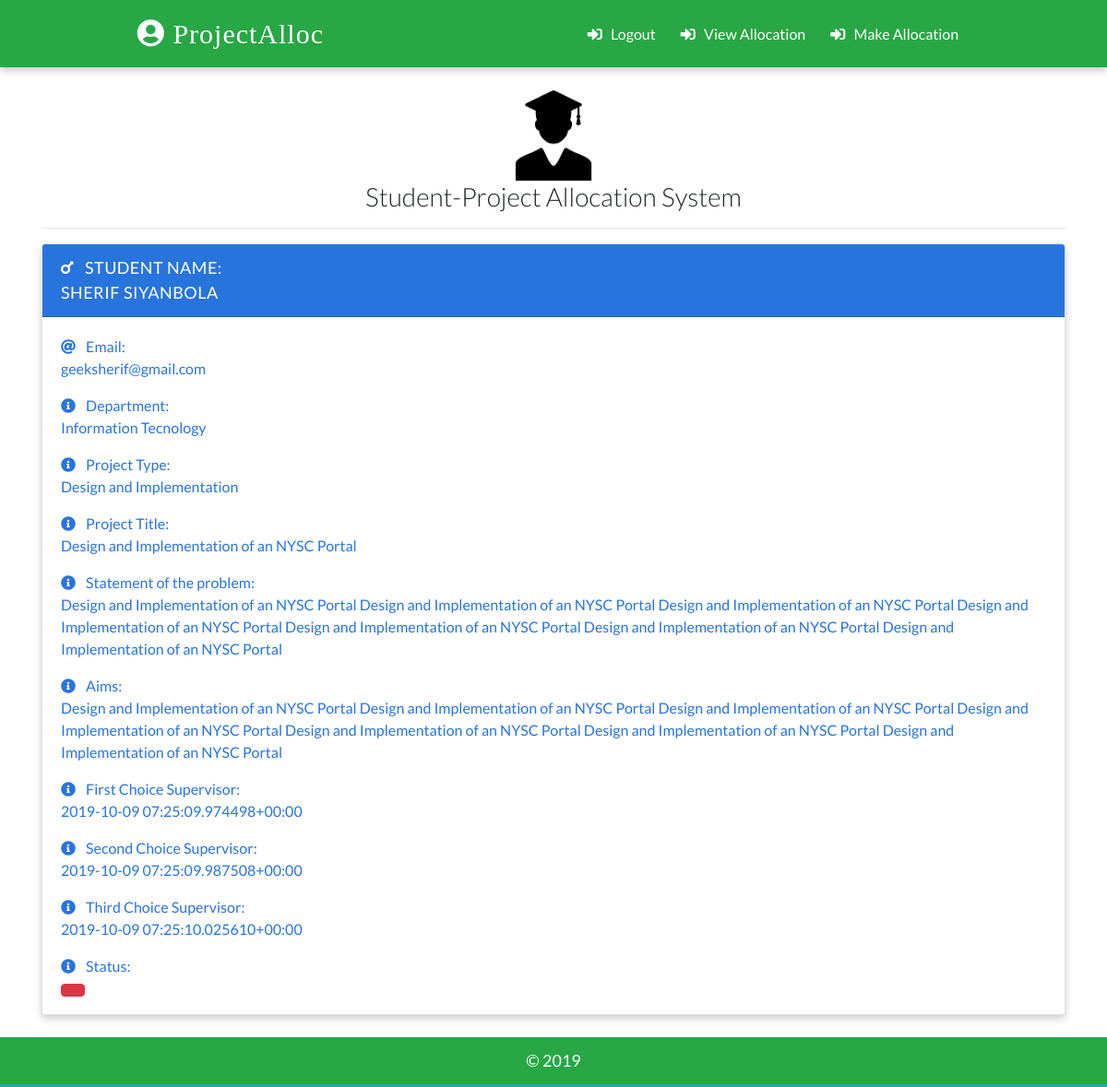
Screenshot of /project/alloc/viewalloc/ (signed in) with the database file from the repository.
### alloc/models.py (models this page shows, shortened)
class Project(models.Model):
    manager = models.ForeignKey(User, on_delete=models.CASCADE, default=None)
    regno = models.CharField(max_length=100)
    name = models.CharField(max_length=100)
    email = models.EmailField(max_length=100)
    projecttitle = models.CharField(max_length=250, null=True)
    department = models.CharField(max_length=100, choices=(
        ('Computer Science', 'Computer Science'),
        ('Information Tecnology', 'Information Tecnology'),
        ('Software Engineering', 'Software Engineering'),
        ('Cyber Security', 'Cyber Security')
    ))
    projecttype = models.CharField(max_length=100, choices=(
        ('Research Work', 'Research Work'),
        ('Design and Implementation', 'Design and Implementation' )
    ))
    statement = models.TextField()
    aims = models.TextField()
    first_choice_supervisor = models.CharField(max_length=100, choices=(
        ('prof', 'Prof Ahmad Baita Garko'),
        ('dean', 'Dr Abubakar Miyim'),
        ('hodcsc', 'Dr zaharadden'),
        ('kareem', 'Dr Abdulkareem'),
        ('lawan', 'Dr Abba Lawan'),
        ('kzr', 'Ahmad Sani Kazaure'),
        ('garko', 'Haruna Garko'),
        ('eng', 'Muhammad Abbas'),
        ('aml', 'Aminu Lawal'),
        ('mt', 'Muhammad Tukur Usman'),
        ('salisu', 'Sani Salisu')
    ))
    second_choice_supervisor = models.CharField(max_length=100, choices=(
        ('prof', 'Prof Ahmad Baita Garko'),
        ('dean', 'Dr Abubakar Miyim'),
        ('hodcsc', 'Dr zaharadden'),
        ('kareem', 'Dr Abdulkareem'),
        ('lawan', 'Dr Abba Lawan'),
        ('kzr', 'Ahmad Sani Kazaure'),
        ('garko', 'Haruna Garko'),
        ('eng', 'Muhammad Abbas'),
        ('aml', 'Aminu Lawal'),
        ('mt', 'Muhammad Tukur Usman'),
        ('salisu', 'Sani Salisu')
    ))
    third_choice_supervisor = models.CharField(max_length=100, choices=(
        ('prof', 'Prof Ahmad Baita Garko'),
        ('dean', 'Dr Abubakar Miyim'),
        ('hodcsc', 'Dr zaharadden'),
        ('kareem', 'Dr Abdulkareem'),
        ('lawan', 'Dr Abba Lawan'),
        ('kzr', 'Ahmad Sani Kazaure'),
        ('garko', 'Haruna Garko'),
        ('eng', 'Muhammad Abbas'),
        ('aml', 'Aminu Lawal'),
        ('mt', 'Muhammad Tukur Usman'),
        ('salisu', 'Sani Salisu')
    ))
    status = models.CharField(max_length=100, choices=(
        ('Review', 'Review'),
        ('Accepted', 'Accepted'),
        ('Rejected', 'Rejected')
    ))
    date_added = models.DateTimeField(default=datetime.now)
    class Meta:
        ordering = ['-id']

### alloc/views.py (the view)
# urls.py: path('project/alloc/viewalloc/', views.projectAllocView.as_view(), name="viewalloc"),
class projectAllocView(ListView):
    template_name = 'viewalloc.html'
    model = Project
    context_object_name = 'projects'
    def get_queryset(self):
        projects = super().get_queryset()
        return projects.filter(manager=self.request.user)

### templates/viewalloc.html (shortened to what this page needs)
{% extends 'base.html' %}
{% load static %}
{% block content %}
<div class="container main-part">
{% if  projects %}
{% for project in projects %}
    <div class="card boy-card">
      <div class="card-header">
        <a href="" class="text-white header-link"
          ><i class="fas fa-mars mr-2"></i> <span>Student Name: <br></span>{{project.name}} </a>
      </div>
      <div class="card-body pb-0">
        <p>
          <i class="fas fa-at mr-2"></i> <span>Email: <br></span>
          <a href="mailto:{{project.email}}">{{project.email}}</a>
        </p>
        <p><i class="fas fa-info-circle mr-2"></i> Department: <br></span> {{project.department}}</p>
        <p><i class="fas fa-info-circle mr-2"></i> Project Type: <br></span>{{project.projecttype}}</p>
        <p><i class="fas fa-info-circle mr-2"></i> Project Title: <br></span>{{project.projecttitle}}</p>
        <p><i class="fas fa-info-circle mr-2"></i> Statement of the problem: <br></span>{{project.statement}}</p>
        <p><i class="fas fa-info-circle mr-2"></i> Aims: <br></span>{{project.aims}}</p>
        <p><i class="fas fa-info-circle mr-2"></i> First Choice Supervisor: <br></span>{{project.first_choice_supervisor}}</p>
        <p><i class="fas fa-info-circle mr-2"></i> Second Choice Supervisor: <br></span>{{project.second_choice_supervisor}}</p>
        <p><i class="fas fa-info-circle mr-2"></i> Third Choice Supervisor: <br></span>{{project.third_choice_supervisor}}</p>
        <p><i class="fas fa-info-circle mr-2"></i> Status: <br></span>
        {% if project.status == "Accepted" %}
        <button class="btn btn-success">{{project.status}}</button>
        {% elif project.status == "Review" %}
        <button class="btn btn-info">{{project.status}}</button>
        {% else %}
        <button class="btn btn-danger">{{project.status}}</button>
        {% endif %}
        </p>
      </div>
    </div>
{% endfor %}
{% else %}
You do not have allocations yet
{% endif %}
</div>
{% endblock content %}

### templates/base.html (shortened to what this page needs)
{% load static %}
<!DOCTYPE html>
<html lang="en">
  <head>
    <link
      rel="stylesheet"
      href="https://stackpath.bootstrapcdn.com/bootstrap/4.2.1/css/bootstrap.min.css"
    />
    <link rel="stylesheet" href="{% static './css/main.css'%}" />
    <link
      rel="stylesheet"
      href="https://use.fontawesome.com/releases/v5.6.3/css/all.css"
    />
  </head>
  <body>
    <nav class="bg bg-success">
      <a class="logo" href="/">
        <i class="fas fa-user-circle"></i>&nbsp;ProjectAlloc
      </a>
      <p class="feature-link m-0 p-0">
      {% if request.user.is_authenticated %}
      <a href ="{% url 'logout' %}" class = "mr-4 text-white">
      <i class="fas fa-sign-in-alt"></i> &nbsp; Logout
      </a>
      <a href ="{% url 'viewalloc' %}" class = "mr-4 text-white">
      <i class="fas fa-sign-in-alt"></i> &nbsp; View Allocation
      </a>
      <a href ="{% url 'alloc' %}" class = "mr-4 text-white">
      <i class="fas fa-sign-in-alt"></i> &nbsp; Make Allocation
      </a>
      {% else %}
      <a href ="{% url 'login' %}" class = "mr-4 text-white">
      <i class="fas fa-sign-in-alt"></i> &nbsp; Login
      </a>
      </a>
      {% endif %}
      </p>
    </nav>
    <br />
    <div class="container">
    <h3 class="heading font-weight-light text-center text-default"> <img src = "{% static 'images/stud.png' %}" width="100px" height="100px"/> <br> Student-Project Allocation System</h3>
    <hr />
    </div>
    {% block content %}
    {% endblock content %}
    <footer class="mt-4 p-2 bg bg-success">
      <p class="text-center p-1 m-0">&copy; 2019 </p>
    </footer>
  </body>
</html>

### static/css/main.css (style rules this page uses)
:root { --back: #29a7a6; --girl: #e64298; --boy: #2874dd; }
body { font-family: Lato, sans-serif; }
nav { font-weight: light; display: flex; justify-content: space-around; background-color: green; align-items: center; padding-top: 12px; padding-bottom: 12px; box-shadow: 0 4px 8px 0 rgba(0, 0, 0, 0.2); }
.logo { font-size: 30px; letter-spacing: 1px; color: white; padding: 2px 12px; border-radius: 8px; font-family: cursive; }
.feature-link { margin-top: 5px !important; margin-bottom: 5px !important; }
.card { box-shadow: 0 4px 8px 0 rgba(0, 0, 0, 0.2); transition: 0.3s; min-width: 250px; box-sizing: border-box; }
.card-header { font-size: 18px; letter-spacing: 0.5px; text-transform: uppercase; }
.boy-card .card-header { background-color: var(--boy); }
.boy-card .card-body, .boy-card .card-body p a { color: var(--boy); }
.card-body p { cursor: pointer; }
.main-part { display: flex; flex-wrap: wrap; justify-content: space-evenly; }
footer { background-color: var(--back); color: white; font-size: 18px; border-bottom: 3px solid var(--back); }

### rows the page displays
Project: name "SHERIF SIYANBOLA", email "geeksherif@gmail.com", department "Information Tecnology", projecttype "Design and Implementation", projecttitle "Design and Implementation of an NYSC Portal", statement "Design and Implementation of an NYSC Portal Design and Implementation of an NYSC Portal Design and Implementation of an NYSC Portal Design and Implementation of an NYSC Portal Design and Implementation of an NYSC Portal Design and Implementation of an NYSC Portal Design and Implementation of an NYSC Portal", aims "Design and Implementation of an NYSC Portal Design and Implementation of an NYSC Portal Design and Implementation of an NYSC Portal Design and Implementation of an NYSC Portal Design and Implementation of an NYSC Portal Design and Implementation of an NYSC Portal Design and Implementation of an NYSC Portal", first_choice_supervisor "2019-10-09 07:25:09.974498+00:00", second_choice_supervisor "2019-10-09 07:25:09.987508+00:00", third_choice_supervisor "2019-10-09 07:25:10.025610+00:00"
